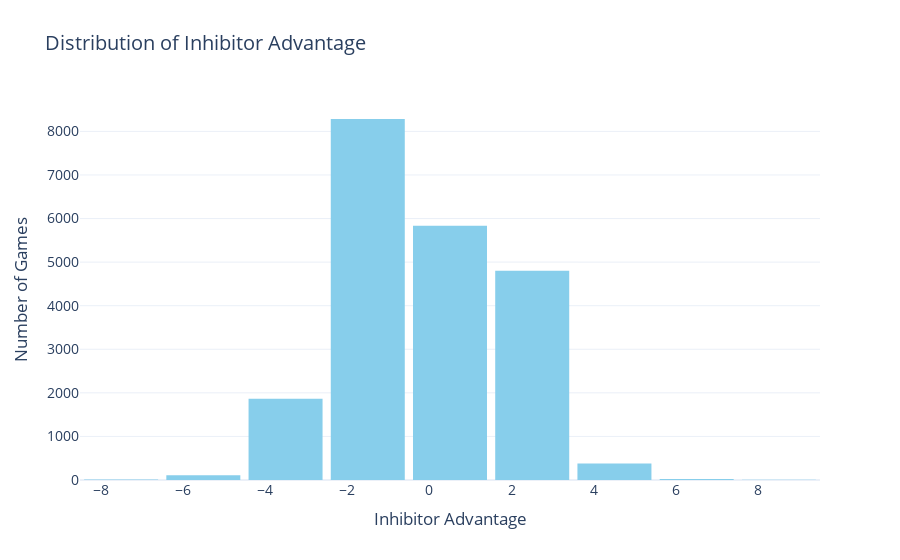

This figure's notebook cell:
### Code cell
fig = px.histogram(
    team_df,
    x='inhibitor_advantage',
    nbins=15, 
    title='Distribution of Inhibitor Advantage',
    labels={'inhibitor_advantage': 'Inhibitor Advantage (Team - Opponent)'},
    color_discrete_sequence=['skyblue'] 
)

fig.update_layout(
    bargap=0.1, 
    template='plotly_white', 
    xaxis_title='Inhibitor Advantage',
    yaxis_title='Number of Games',
    font=dict(size=14)
)

fig.show()

### Figure 1 — Plotly figure (JSON) as saved in the notebook; plotly's stock layout.template omitted (floating-point values rounded to 4 significant figures; data arrays with more than 128 entries replaced by an {"elided": "..."} marker saying what was removed)
{"data": [{"alignmentgroup": "True", "bingroup": "x", "hovertemplate": "Inhibitor Advantage (Team - Opponent)=%{x}<br>count=%{y}<extra></extra>", "legendgroup": "", "marker": {"color": "skyblue", "pattern": {"shape": ""}}, "name": "", "nbinsx": 15, "offsetgroup": "", "orientation": "v", "showlegend": false, "type": "histogram", "x": {"elided": "21312 int values"}, "xaxis": "x", "yaxis": "y"}], "layout": {"bargap": 0.1, "barmode": "relative", "font": {"size": 14}, "legend": {"tracegroupgap": 0}, "title": {"text": "Distribution of Inhibitor Advantage"}, "xaxis": {"anchor": "y", "domain": [0, 1], "title": {"text": "Inhibitor Advantage"}}, "yaxis": {"anchor": "x", "domain": [0, 1], "title": {"text": "Number of Games"}}}}
